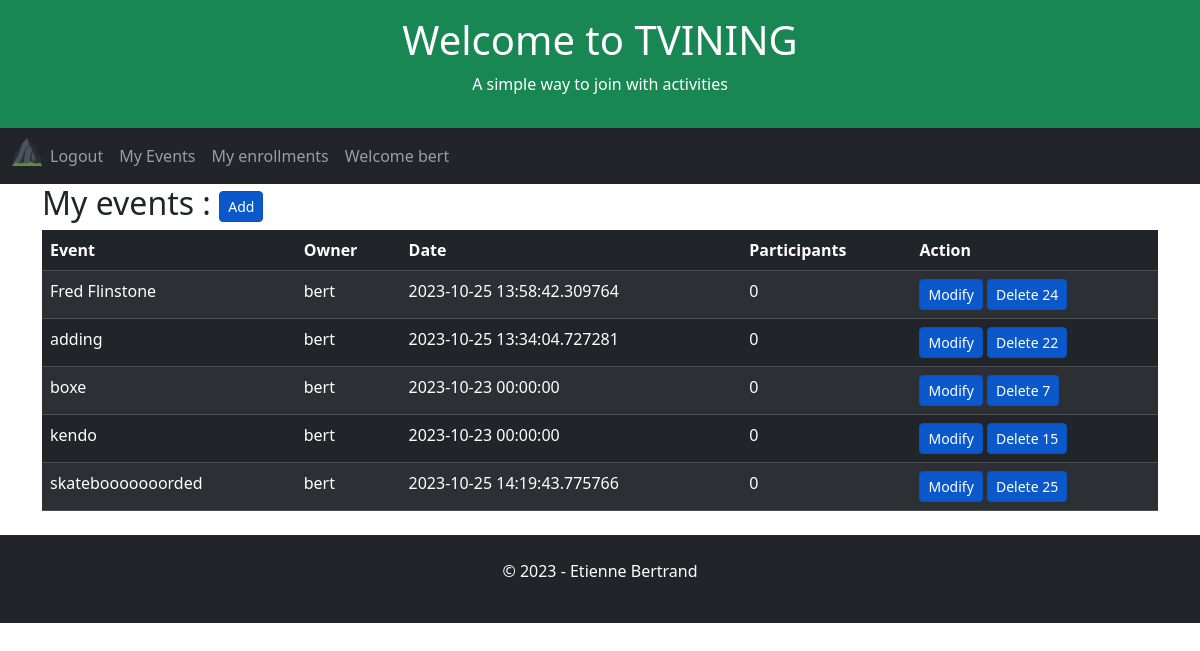
/user-events (signed in), run on an earlier commit of the app's database.
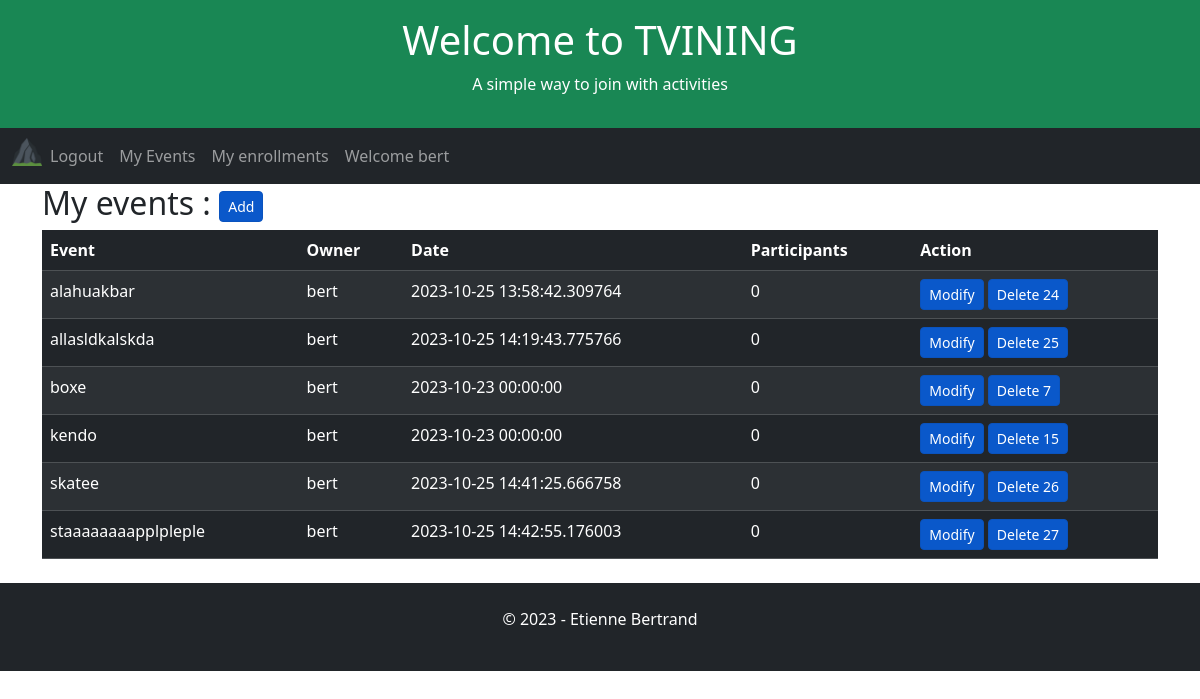
And on a later commit of the database.
### app/models.py (models this page shows, shortened)
class User(UserMixin, db.Model):
    id = db.Column(db.Integer, primary_key=True)
    username = db.Column(db.String(64), index=True, unique=True)
    email = db.Column(db.String(120), index=True, unique=True)
    password_hash = db.Column(db.String(128))

class Event(db.Model):
    id = db.Column(db.Integer, primary_key=True)
    user_id = db.Column(db.Integer, db.ForeignKey('user.id', name='fk_event_user'), nullable=False)
    title = db.Column(db.String(255), nullable=False)
    date = db.Column(db.DateTime, index=True, default=datetime.utcnow)

### app/routes.py (the view)
@app.route('/user-events', methods=['GET', 'POST', 'UPDATE'])
@login_required
def userEvents():
    global appName, appSlogan, appTitle, db
    user_id = current_user.id
    userEvents = db.session.query(
        Event.user_id,
        Event.id,
        User.username.label("owner"),
        Event.date,
        Event.title,
        func.count(Enrollment.user_id).label('participants')
    ).outerjoin(User, Event.user_id == User.id
    ).outerjoin(Enrollment, Event.id == Enrollment.event_id
    ).filter(
        Event.user_id == user_id
    ).group_by(
        Event.user_id,
        Event.date,
        Event.title
    ).order_by(
         func.count(Enrollment.user_id).label('participants').desc(),
         Event.title
    ).all()
    return render_template(
        'user-events.html',
        appName=appName,
        appTitle=appTitle,
        appSlogan=appSlogan,
        userEvents=userEvents
    )

### app/models.py (called while the page is built)
@login.user_loader
def load_user(id):
    return User.query.get(int(id))

### app/templates/user-events.html (shortened to what this page needs)
{% extends "home.html" %}
{% block content %}
    <h2>My events : <a href="{{ url_for('event') }}" class="btn btn-primary btn-sm active" role="button" aria-pressed="true">Add</a></h2>
        <table class="table table-dark table-hover table-striped">
            <thead>
            <tr>
                <th>Event</th>
                <th>Owner</th>
                <th>Date</th>
                <th>Participants</th>
                <th>Action</th>
            </tr>
            </thead>
            <tbody>
                {% for event in userEvents %}
                    <tr>
                        <td>{{ event.title }}</td>
                        <td>{{ event.owner }}</td>
                        <td>{{ event.date }}</td>
                        {% if event.participants > 0 %}
                        <td><a href="{{ url_for('eventEnrollments') }}/{{event.id}}" aria-pressed="true">{{ event.participants }}</a></td>
                        {% else %}
                        <td>{{ event.participants }}</td>
                    {% endif %}
                        <td>
                            <a href="{{ url_for('event') }}/{{event.id}}" class="btn btn-primary btn-sm active" role="button" aria-pressed="true">Modify</a>
                            <a href="{{ url_for('event') }}" class="btn btn-primary btn-sm active" role="button" aria-pressed="true" data-bs-toggle="modal" data-bs-target="#exampleModal" data-bs-whatever="{{event.id}}" >Delete {{ event.id }}</a>
                        </td>
                    </tr>
                {% endfor %}
            </tbody>
        </table>
{% endblock %}

### app/templates/home.html (shortened to what this page needs)
<!DOCTYPE html>
<html lang="en">
<head>
    <link href="https://cdn.jsdelivr.net/npm/bootstrap@5.3.2/dist/css/bootstrap.min.css" rel="stylesheet">
</head>
<body>
    <div class="p-3 bg-success text-white text-center">
    {% if appTitle %}
        <h1>{{ appTitle }}</h1>
        {% else %}
        <h1>hard coded appTitle xyz</h1>
    {% endif %}
    {% if appSlogan %}
        <p>{{ appSlogan }}</p>
        {% else %}
        <p>hard coded appSlogan xyz</p>
    {% endif %}
    </div>
    <nav class="navbar navbar-expand-lg bg-dark navbar-dark">
        <div class="container-fluid">
            <div class="collapse navbar-collapse" id="navbarNav">
            <ul class="navbar-nav">
                <li class="nav-item">
                    <a class="nav-brand" href="{{ url_for('index') }}">
                        <img src="{{ url_for('static', filename='/favicon_io/favicon-32x32.png') }}" width="30" height="30" alt="">
                    </a>
                </li>
                {% if current_user.is_anonymous %}
                <li class="nav-item">
                <a class="nav-link" href="{{ url_for('login') }}">Login</a>
                </li>
                <li class="nav-item">
                    <a class="nav-link" href="{{ url_for('register') }}">Subscribe</a>
                </li>
                {% else %}
                <li class="nav-item">
                    <a class="nav-link" href="{{ url_for('logout') }}">Logout</a>
                </li>
                <li class="nav-item">
                    <a class="nav-link" href="{{ url_for('userEvents') }}">My Events</a>
                </li>
                <li class="nav-item">
                    <a class="nav-link" href="{{ url_for('userEnrollments') }}">My enrollments</a>
                </li>
                <li class="nav-item">
                    <a class="nav-link" href="{{ url_for('index') }}">Welcome {{ current_user.username }}</a>
                </li>
                {% endif %}
            </ul>
            </div>
        </div>
    </nav>
    <div class="container">
        {% block content %}{% endblock %}
    </div>
    <div class="mt-4 p-4 bg-dark text-white text-center">
    <p>© 2023 - Etienne Bertrand</p>
    </div>
</body>
</html>

What changed in the data, as far as the page shows it:
removed Event: title "adding", owner "bert", date "2023-10-25 13:34:04.727281", participants "0", id "22"
changed Event id 24: title "Fred Flinstone" → "alahuakbar"
changed Event id 25: title "skatebooooooorded" → "allasldkalskda"; moves up the list
added Event: title "skatee", owner "bert", date "2023-10-25 14:41:25.666758", participants "0", id "26"
added Event: title "staaaaaaaapplpleple", owner "bert", date "2023-10-25 14:42:55.176003", participants "0", id "27"
